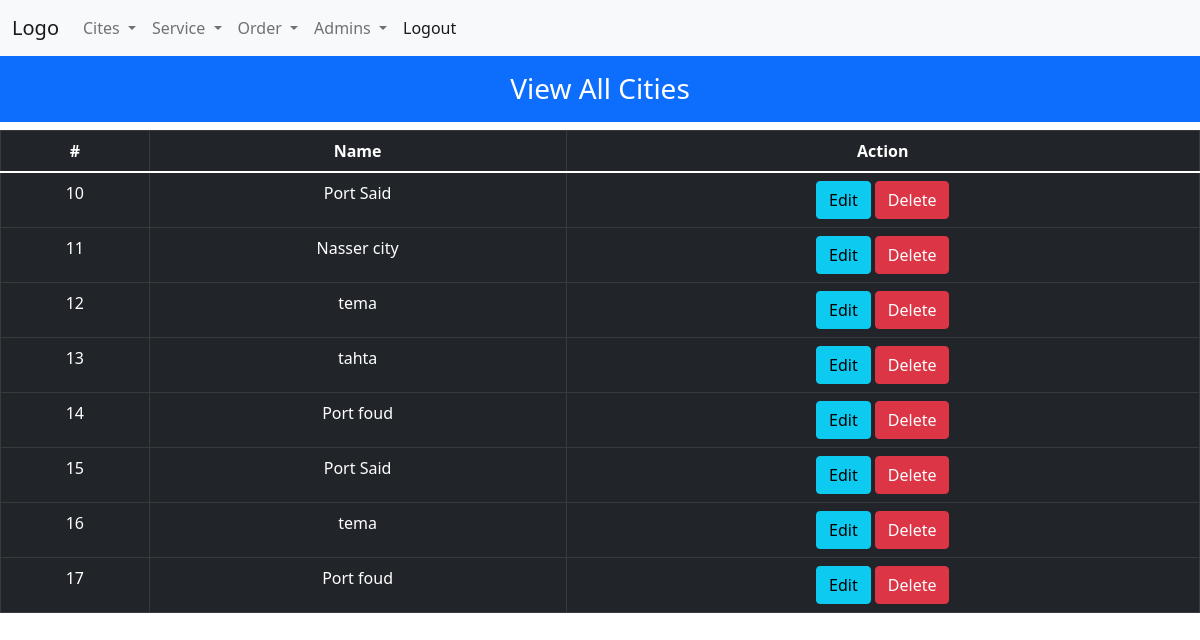
The page /admin/city/view.php (signed in) on the database as committed earlier.
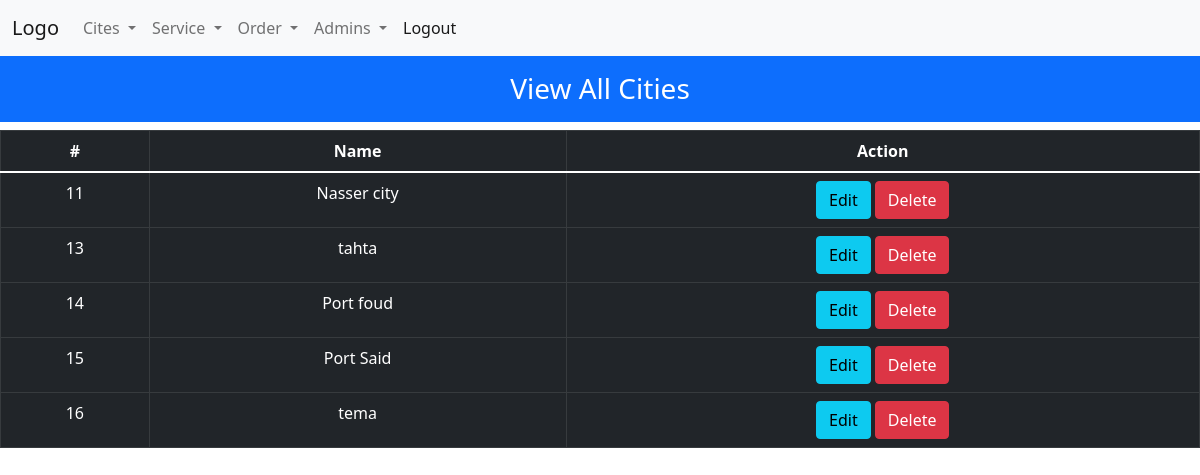
The same page on the database as committed later.
### tables this page shows
CREATE TABLE `city` (
  `city_id` int(11) NOT NULL,
  `city_name` varchar(100) NOT NULL,
  `regData` timestamp NOT NULL DEFAULT current_timestamp()
);

### function/db.php (called while the page is built, shortened)
<?php
$servername = "localhost";
$username = "root";
$password = "";
try{
    $options=array(PDO::MYSQL_ATTR_INIT_COMMAND => 'SET NAMES utf8');
    $conn = new PDO("mysql:host=$servername;dbname=medical", $username, $password, $options);
    $conn->setAttribute(PDO::ATTR_ERRMODE, PDO::ERRMODE_EXCEPTION);
}catch(PDOException $e){
    echo "Connection failed: " . $e->getMessage();
}
function getRows($table)  {
    try{
        global $conn;
        $Sql="SELECT * from `$table`";
        $stm=$conn->prepare($Sql);
        $stm->execute();
        $result=$stm->fetchAll();
        return $result ;
    }
    catch(PDOException $e){
        echo "Connection failed: " . $e->getMessage();
    }
}
?>

### admin/city/view.php (the view, shortened to what this page needs)
<?php include_once("../../config.php");
include_once(BL."function/db.php");
include_once(BLA."include/navbar.php");
?>
<div class="col-sm-12">
        <h3 class="text-center p-3 bg-primary text-white">View All Cities</h3>
        <table class="table table-dark table-bordered">
            <thead>
                <tr class="text-center">
                    <th scope="col">#</th>
                    <th scope="col">Name</th>
                    <th scope="col">Action</th>
                </tr>
            </thead>
            <tbody>
                <?php  foreach(getRows('city') as $row){   ?>
                <tr class="text-center">
                    <td scope="row"><?php echo $row["city_id"]; ?></td>
                    <td class="text-center"> <?php echo $row['city_name'] ?>  </td>
                    <td class="text-center">
                        <a href="<?php URLA?>edit.php?id=<?php echo $row["city_id"];?>" class="btn btn-info">Edit</a>
                        <a href="<?php URLA?>delet.php?id=<?php echo $row["city_id"];?>" class="btn btn-danger delete" data-field="city_id" >Delete</a>
                    </td>
                </tr>
                <?php } ?>
            </tbody>
        </table>
</div>
<?php  include_once(BLA."include/footer.php");
?>

### admin/include/navbar.php (shortened to what this page needs)
<!DOCTYPE html>
<html>
  <head>
    <link rel="stylesheet" href="<?php echo asset?>/css/bootstrap.min.css" >
  </head>
<body>
<nav class="navbar navbar-expand-lg navbar-light bg-light">
  <div class="container-fluid">
    <a class="navbar-brand" href="#">Logo</a>
    <div class="collapse navbar-collapse" id="navbarScroll">
      <ul class="navbar-nav me-auto my-2 my-lg-0 navbar-nav-scroll" style="--bs-scroll-height: 100px;">
        <li class="nav-item dropdown">
          <a class="nav-link dropdown-toggle" href="#" id="City" role="button" data-bs-toggle="dropdown" aria-expanded="false">
            Cites
          </a>
        </li>
        <li class="nav-item dropdown">
          <a class="nav-link dropdown-toggle" href="#" id="Servic" role="button" data-bs-toggle="dropdown" aria-expanded="false">
            Service
          </a>
        </li>
        <li class="nav-item dropdown">
          <a class="nav-link dropdown-toggle" href="#" id="Order" role="button" data-bs-toggle="dropdown" aria-expanded="false">
            Order
          </a>
        </li>
        <li class="nav-item dropdown">
          <a class="nav-link dropdown-toggle" href="#" id="Admin" role="button" data-bs-toggle="dropdown" aria-expanded="false">
            Admins
          </a>
        </li>
        <li class="nav-item">
          <a class="nav-link active" aria-current="page" href="<?php echo URLA?>logout.php">Logout</a>
        </li>
      </ul>
    </div>
  </div>
</nav>

### admin/include/footer.php (shortened to what this page needs)
  </body>
</html>

Rows that differ between the two databases and show on the page:
removed city: city_id "10", city_name "Port Said"
removed city: city_id "12", city_name "tema"
removed city: city_id "17", city_name "Port foud"
